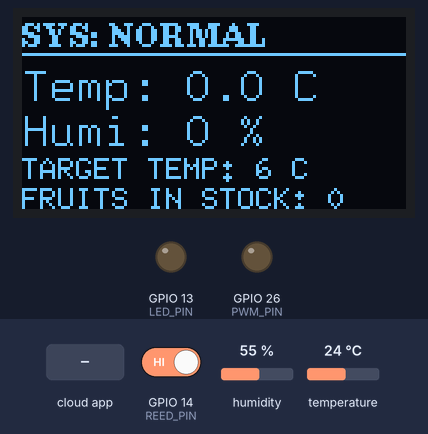
Recording of a sketch running on a simulated ESP32. Shown: 128×64 one-colour display, output pins drawn as LEDs (lit = HIGH). Inputs (shaded band) come from the test bench; at power-on: temperature 24 °C, GPIO 14 (REED_PIN) HIGH, humidity 55 %. WiFi joins after 1.5 s; servers stay silent unless stated; the Firebase database answers and starts empty; what the sketch prints to the serial monitor is not drawn.

Above: at 2.7 s.
2.8 s: temperature set to 17 °C
At 4.6 s:
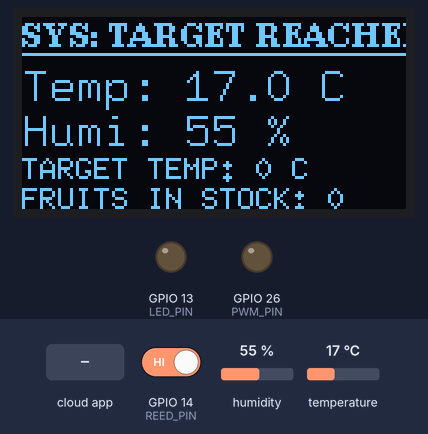
6.4 s: temperature set to 14 °C
At 7.8 s:
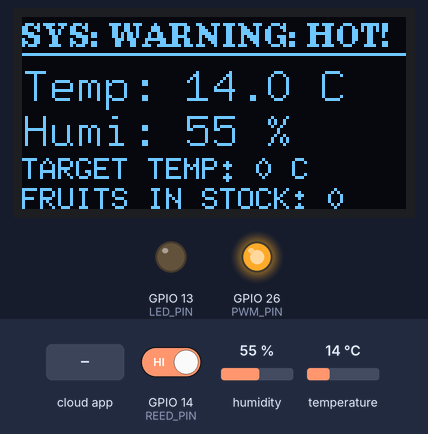
10.4 s: GPIO 14 (REED_PIN) driven LOW
At 12.3 s:
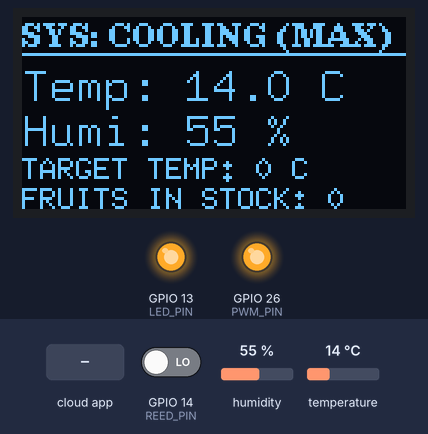
14.8 s: the phone or cloud app sets total_items to 1
At 17.5 s:
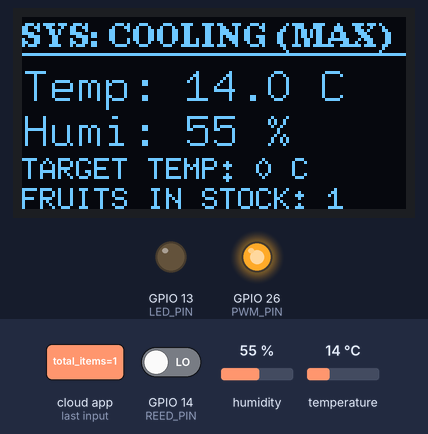
18.4 s: the phone or cloud app sets TargetTemp to 1
At 20.1 s:
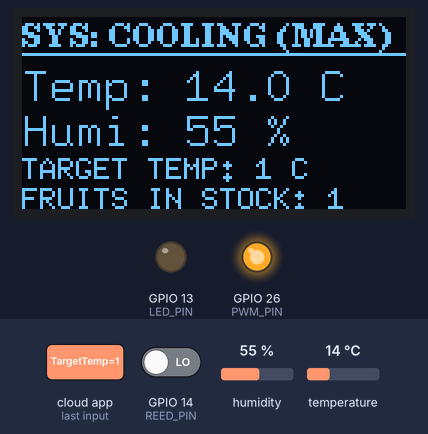
20.4 s: humidity set to 22 %
At 22.5 s:
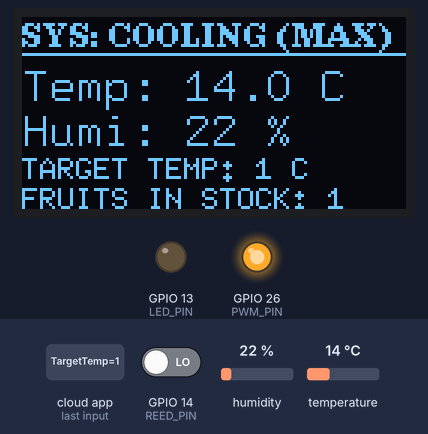
Timing chart, 0 to 24.0 s (numbered marks = the images above; inputs shaded):
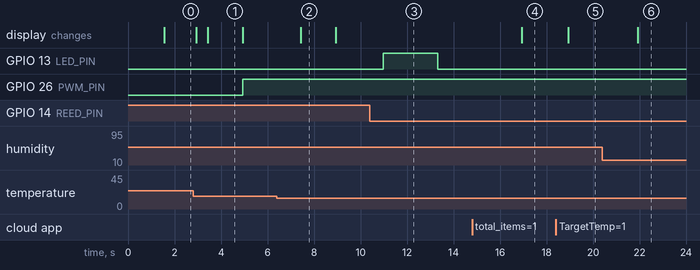

The sketch:

esp32_smart_fridge_firebase.ino
```cpp
#include <WiFi.h>
#include <HTTPClient.h>
#include <Firebase_ESP_Client.h>
#include <DHT.h>
#include <U8g2lib.h>
#include <Wire.h>


// Bổ sung thư viện hỗ trợ Token của Firebase
#include "addons/TokenHelper.h"
#include "addons/RTDBHelper.h"


// --- THÔNG TIN CẤU HÌNH ---
#define WIFI_SSID "quan"
#define WIFI_PASS "abcd0000"
#define FIREBASE_HOST "testtulanh-default-rtdb.asia-southeast1.firebasedatabase.app"
#define FIREBASE_AUTH "ymJAPlPa6CBPtKRvIzRvdagYggAt4e0oEJNoigWP"
#define CAM_CAPTURE_URL "http://172.20.10.2/capture"


// --- CẤU HÌNH PIN ---
#define DHTPIN 15
#define DHTTYPE DHT11
#define REED_PIN 14
#define LED_PIN 13
#define PWM_PIN 26


// --- CẤU HÌNH HARDWARE PWM (LEDC) ---
#define PWM_CHAN 0
#define PWM_FREQ 100
#define PWM_RES 8


// --- KHỞI TẠO ĐỐI TƯỢNG ---
DHT dht(DHTPIN, DHTTYPE);
U8G2_SH1106_128X64_NONAME_F_HW_I2C u8g2(U8G2_R0, U8X8_PIN_NONE);
FirebaseData fbdo;
FirebaseAuth auth;
FirebaseConfig config;


// --- BIẾN TOÀN CỤC ---
float lastTemp = 0.0, lastHumi = 0.0;
int targetTemp = 6;     // Nhiệt độ mục tiêu mặc định (6°C)
int pwmValue = 0;       // Giá trị băm xung thực tế (0 - 255)
int fruitCount = 0;
String systemStatus = "NORMAL";


// Biến trạng thái cửa
int stableState = HIGH;
int lastRaw = HIGH;
unsigned long lastChangeTime = 0;
bool waitingToTurnOffLED = false;
unsigned long doorClosedTime = 0;


void triggerCamera() {
  HTTPClient http;
  http.begin(CAM_CAPTURE_URL);
  http.setTimeout(1000);
  http.GET();
  http.end();
}


void syncFirebase() {
  static unsigned long lastSync = 0;
  if (millis() - lastSync < 2000) return;
  lastSync = millis();


  if (Firebase.ready()) {
    // 1. Ghi dữ liệu trạng thái lên Firebase nhánh Current
    Firebase.RTDB.setFloat(&fbdo, "/Current/Temp", lastTemp);
    Firebase.RTDB.setFloat(&fbdo, "/Current/Humi", lastHumi);
    Firebase.RTDB.setInt(&fbdo, "/Current/Door", (stableState == LOW ? 0 : 1));
    Firebase.RTDB.setInt(&fbdo, "/Current/PWM", pwmValue);

    // 2. Kéo dữ liệu điều khiển từ Firebase về
    if (Firebase.RTDB.getInt(&fbdo, "/Current/Inventory/total_items")) {
      fruitCount = fbdo.intData();
    }

    // ĐỌC NHIỆT ĐỘ MỤC TIÊU TỪ WEB DASHBOARD
    if (Firebase.RTDB.getInt(&fbdo, "/Control/TargetTemp")) {
      targetTemp = fbdo.intData();
    }


    // 3. THUẬT TOÁN ĐIỀU KHIỂN SÒ LẠNH (TỰ ĐỘNG)
    if (lastTemp >= targetTemp + 2.0) {
        pwmValue = 255;
        systemStatus = "COOLING (MAX)";
    } else if (lastTemp > targetTemp) {
        pwmValue = 150;
        systemStatus = "COOLING (ECO)";
    } else {
        pwmValue = 0;
        systemStatus = "TARGET REACHED";
    }

    // Cập nhật cảnh báo nếu tủ quá bất thường
    if (lastTemp > 15.0) systemStatus = "WARNING: HOT!";
  }
}


// --- GIAO DIỆN OLED 5 TẦNG TỐI ƯU ---
void updateDisplay() {
  static unsigned long lastOled = 0;
  if (millis() - lastOled < 500) return;
  lastOled = millis();


  u8g2.clearBuffer();

  // Tầng 1: Trạng thái hệ thống
  u8g2.setFont(u8g2_font_ncenB08_tr);
  u8g2.setCursor(0, 10);
  u8g2.print("SYS: " + systemStatus);
  u8g2.drawHLine(0, 12, 128);


  // Tầng 2 & 3: Nhiệt độ và Độ ẩm thực tế
  u8g2.setFont(u8g2_font_9x15_tf);
  u8g2.setCursor(0, 28); // Cũ là 30
  u8g2.print("Temp: " + String(lastTemp, 1) + " C");
  u8g2.setCursor(0, 43); // Cũ là 46
  u8g2.print("Humi: " + String(lastHumi, 0) + " %");


  // Tầng 4: Nhiệt độ mục tiêu đang cài đặt
  u8g2.setFont(u8g2_font_6x10_tf);
  u8g2.setCursor(0, 54); // Cũ là 56
  u8g2.print("TARGET TEMP: " + String(targetTemp) + " C");


  // Tầng 5: Số lượng vật phẩm
  u8g2.setFont(u8g2_font_6x10_tf);
  u8g2.setCursor(0, 64);
  u8g2.print("FRUITS IN STOCK: " + String(fruitCount));

  u8g2.sendBuffer();
}


void setup() {
  Serial.begin(115200);
  setCpuFrequencyMhz(80);
  dht.begin();
  u8g2.begin();


  pinMode(REED_PIN, INPUT_PULLUP);
  pinMode(LED_PIN, OUTPUT);


// --- SỬA LỖI TẠI ĐÂY: DÙNG CẤU TRÚC PWM PHIÊN BẢN 3.X ---
  ledcAttach(PWM_PIN, PWM_FREQ, PWM_RES);  // Khởi tạo và gắn PWM trực tiếp vào chân
  ledcWrite(PWM_PIN, 0);                   // Đảm bảo sò lạnh tắt lúc mới khởi động


  // Kết nối WiFi
  WiFi.begin(WIFI_SSID, WIFI_PASS);
  while (WiFi.status() != WL_CONNECTED) { delay(500); Serial.print("."); }


  // Kết nối Firebase
  config.host = FIREBASE_HOST;
  config.signer.tokens.legacy_token = FIREBASE_AUTH;
  Firebase.begin(&config, &auth);
  Firebase.reconnectWiFi(true);
}


void loop() {
  syncFirebase();
  updateDisplay();

  // --- SỬA LỖI TẠI ĐÂY: GHI PWM VÀO CHANNEL THAY VÌ PIN ---
  ledcWrite(PWM_PIN, pwmValue);


  // Đọc cảm biến định kỳ
  static unsigned long lastDHT = 0;
  if (millis() - lastDHT > 2000) {
    float t = dht.readTemperature();
    float h = dht.readHumidity();
    if (!isnan(t)) { lastTemp = t; lastHumi = h; }
    lastDHT = millis();
  }


// Logic cửa & Đèn trợ sáng cho Camera
  int raw = digitalRead(REED_PIN);
  if (raw != lastRaw) lastChangeTime = millis();

  if (millis() - lastChangeTime >= 50) {
    if (raw != stableState) {
      stableState = raw;

      if (stableState == LOW) { // ĐÓNG CỬA
        digitalWrite(LED_PIN, HIGH); // Bật đèn ngay

        // 1. ÉP ĐỒNG BỘ FIREBASE NGAY LẬP TỨC để tín hiệu không bị trễ
        if (Firebase.ready()) {
          Firebase.RTDB.setInt(&fbdo, "/Current/Door", 0);
        }

        // 2. Kích hoạt camera chụp ảnh
        triggerCamera();

        // 3. Đặt mốc thời gian SAU KHI GỌI CAM (để trừ hao thời gian trễ của hàm HTTP)
        waitingToTurnOffLED = true;
        doorClosedTime = millis();

      } else { // MỞ CỬA
        digitalWrite(LED_PIN, HIGH);
        waitingToTurnOffLED = false;

        // Cập nhật Firebase mở cửa ngay lập tức
        if (Firebase.ready()) {
          Firebase.RTDB.setInt(&fbdo, "/Current/Door", 1);
        }
      }
    }
  }

// Tự động tắt đèn sau 2 giây (tăng lên 2000ms để đảm bảo dư dả ánh sáng cho Cam lưu ảnh)
  if (waitingToTurnOffLED && (millis() - doorClosedTime >= 2000)) {
    digitalWrite(LED_PIN, LOW);
    waitingToTurnOffLED = false;
  }
  lastRaw = raw;
}
```

Measured:
- the behaviour switches between 16 and 15 °C on temperature (found by bisection; images 1 and 2)
- after the input at 6.4 s, the display: changes after 1.0 s (image 2)
- after the input at 10.4 s, GPIO 13 (LED_PIN): LOW → HIGH after 0.58 s, → LOW 2.4 s later
- after the input at 14.8 s, the display: changes after 2.1 s (image 4)
- after the input at 18.4 s, the display: changes after 0.53 s (image 5)
- after the input at 20.4 s, the display: changes after 1.5 s (image 6)
- what the display in image 1 shows lasts 1.5 s, from 3.4 s to 4.9 s
